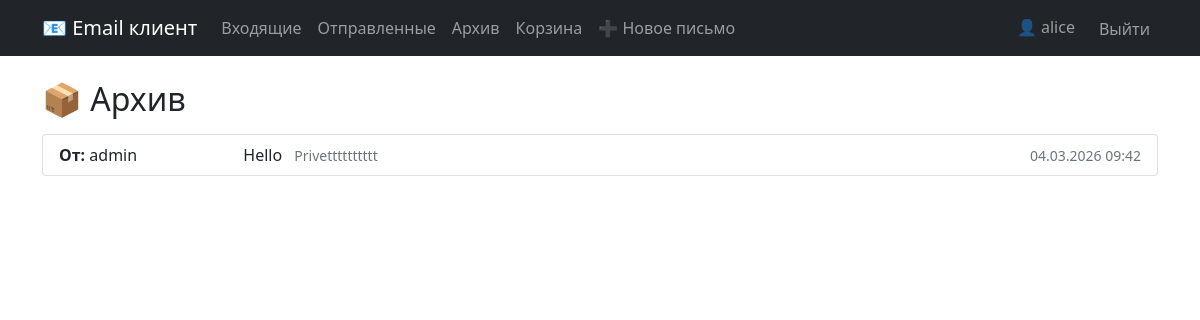
/mail/archive/ (signed in), run on the app's committed database.
### mail/models.py (models this page shows, shortened)
class Email(models.Model):
    FOLDER_CHOICES = [
        ('inbox', 'Входящие'),
        ('sent', 'Отправленные'),
        ('drafts', 'Черновики'),
        ('archive', 'Архив'),
        ('trash', 'Корзина'),
    ]
    sender = models.ForeignKey(
        User,
        on_delete=models.CASCADE,
        related_name='sent_emails',
        verbose_name='Отправитель'
    )
    recipient = models.ForeignKey(
        User,
        on_delete=models.CASCADE,
        related_name='received_emails',
        verbose_name='Получатель'
    )
    subject = models.CharField('Тема', max_length=255)
    body = models.TextField('Текст письма')
    created_at = models.DateTimeField('Дата создания', auto_now_add=True)
    updated_at = models.DateTimeField('Дата обновления', auto_now=True)
    folder = models.CharField('Папка', max_length=20, choices=FOLDER_CHOICES, default='inbox')
    is_read = models.BooleanField('Прочитано', default=False)
    is_starred = models.BooleanField('Важное', default=False)
    is_deleted = models.BooleanField('Удалено', default=False)
    class Meta:
        ordering = ['-created_at']
        verbose_name = 'Письмо'
        verbose_name_plural = 'Письма'

### mail/views.py (the view)
# urls.py: path('archive/', views.archive_view, name='archive'),
@login_required
def archive_view(request):
    emails = Email.objects.filter(
        Q(recipient=request.user) | Q(sender=request.user),
        folder='archive',
        is_deleted=False
    ).select_related('sender', 'recipient')
    paginator = Paginator(emails, 20)
    page_number = request.GET.get('page')
    page_obj = paginator.get_page(page_number)
    context = {
        'page_obj': page_obj,
        'current_folder': 'archive'
    }
    return render(request, 'mail/archive.html', context)

### templates/mail/archive.html (shortened to what this page needs)
{% extends 'base.html' %}
{% block content %}
<div class="row">
    <div class="col-12">
        <h2 class="mb-3">📦 Архив</h2>
        <div class="list-group">
            {% for email in page_obj %}
            <div class="list-group-item">
                <div class="row">
                    <div class="col-2">
                        {% if email.sender == user %}
                            <strong>Кому:</strong> {{ email.recipient.username }}
                        {% else %}
                            <strong>От:</strong> {{ email.sender.username }}
                        {% endif %}
                    </div>
                    <div class="col-7">
                        <a href="{% url 'mail:view_email' email.id %}" class="text-decoration-none text-dark">
                            {{ email.subject }}
                            <small class="text-muted ms-2">{{ email.body|truncatechars:50 }}</small>
                        </a>
                    </div>
                    <div class="col-3 text-end">
                        <small class="text-muted">{{ email.created_at|date:"d.m.Y H:i" }}</small>
                    </div>
                </div>
            </div>
            {% empty %}
            <div class="alert alert-info">
                📭 В архиве нет писем
            </div>
            {% endfor %}
        </div>
    </div>
</div>
{% endblock %}

### templates/base.html (shortened to what this page needs)
<!DOCTYPE html>
<html lang="ru">
<head>
    <link href="https://cdn.jsdelivr.net/npm/bootstrap@5.1.3/dist/css/bootstrap.min.css" rel="stylesheet">
</head>
<body>
    <nav class="navbar navbar-expand-lg navbar-dark bg-dark">
        <div class="container">
            <a class="navbar-brand" href="{% url 'mail:inbox' %}">📧 Email клиент</a>
            <div class="collapse navbar-collapse" id="navbarNav">
                {% if user.is_authenticated %}
                    <ul class="navbar-nav me-auto">
                        <li class="nav-item">
                            <a class="nav-link" href="{% url 'mail:inbox' %}">Входящие</a>
                        </li>
                        <li class="nav-item">
                            <a class="nav-link" href="{% url 'mail:sent' %}">Отправленные</a>
                        </li>
                        <li class="nav-item">
                            <a class="nav-link" href="{% url 'mail:archive' %}">Архив</a>
                        </li>
                        <li class="nav-item">
                            <a class="nav-link" href="{% url 'mail:trash' %}">Корзина</a>
                        </li>
                        <li class="nav-item">
                            <a class="nav-link" href="{% url 'mail:compose' %}">➕ Новое письмо</a>
                        </li>
                    </ul>
                    <ul class="navbar-nav">
                        <li class="nav-item">
                            <span class="navbar-text me-3">
                                👤 {{ user.username }}
                            </span>
                        </li>
                        <li class="nav-item">
                            <form method="post" action="{% url 'logout' %}" class="d-inline">
                                <button type="submit" class="btn btn-link-nav nav-link">
                                    Выйти
                                </button>
                            </form>
                        </li>
                    </ul>
                {% endif %}
            </div>
        </div>
    </nav>
    <main class="container mt-4">
        {% block content %}
        {% endblock %}
    </main>
</body>
</html>

### templates/base.html (style rules this page uses)
.btn-link-nav { display: inline; padding: 0; border: none; background: none; color: rgba(255,255,255,.55); text-decoration: none; }

### data on the page
Email: sender.username "admin", subject "Hello", body "Privetttttttttt", created_at "04.03.2026 09:42"

### other printed values
{{ user.username }} "alice"
